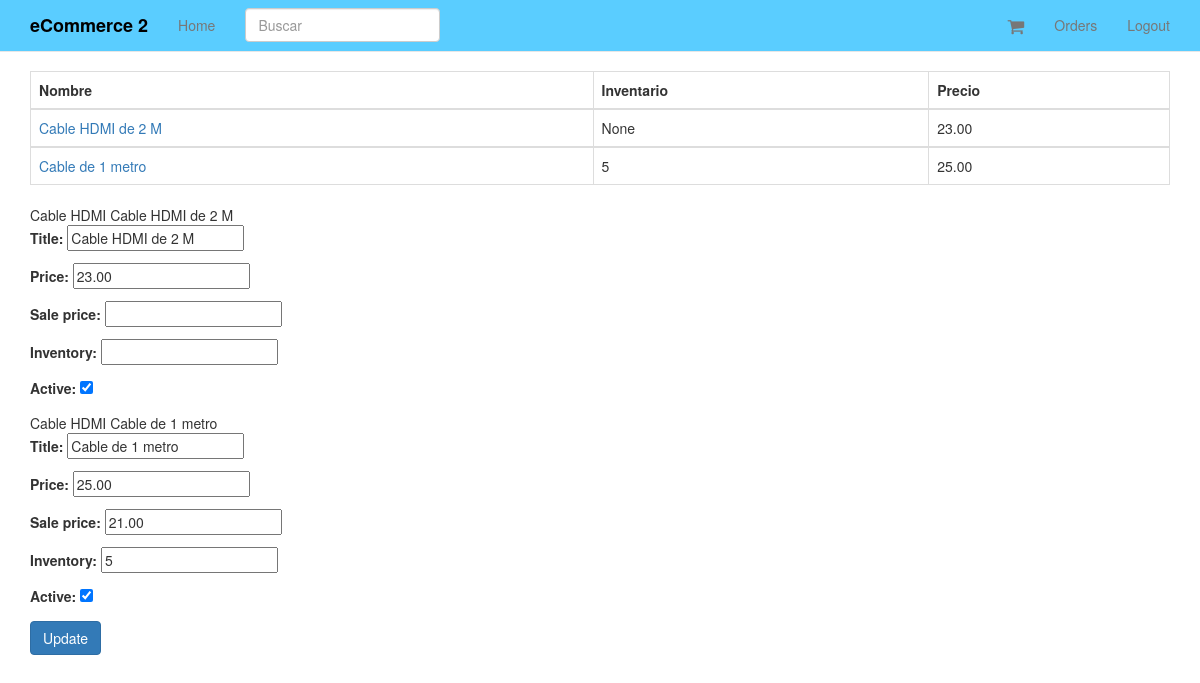
The app's page /products/11/inventory/ (signed in) with its own data.
### products/models.py (models this page shows, shortened)
class Variation(models.Model):
	product = models.ForeignKey(Product)
	title = models.CharField(max_length = 120)
	price = models.DecimalField(decimal_places = 2, max_digits = 20)
	sale_price = models.DecimalField(decimal_places = 2, max_digits = 20, null = True, blank = True)
	active = models.BooleanField(default = True)
	inventory = models.IntegerField(null=True, blank = True)
	def get_absolute_url(self):
		return self.product.get_absolute_url()

class Product(models.Model):
	title = models.CharField(max_length = 120)
	description = models.TextField(blank = True, null= True)
	price = models.DecimalField(decimal_places = 2, max_digits = 20)
	active = models.BooleanField(default = True)
	categories = models.ManyToManyField('Category', blank=True)
	default = models.ForeignKey('Category', related_name = 'default_category', null=True, blank=True)
	objects = ProductManager()
	class Meta:
		ordering = ['-title']
	def get_absolute_url(self):
		return reverse("product_detail", kwargs={"pk":self.pk})

### products/views.py (the view, shortened to what this page needs)
# urls.py: url(r'^(?P<pk>\d+)/inventory/$', VariationListView.as_view(), name='product_inventory'),
class VariationListView(StaffRequiredMixin,ListView):
	model = Variation
	queryset = Variation.objects.all()
	def get_context_data(self, *args, **kwargs):
		context = super(VariationListView, self).get_context_data(*args, **kwargs)
		context['formset'] = VariationInventoryFormSet(queryset=self.get_queryset())
		return context
	def get_queryset(self, *args, **kwargs):
		product_pk = self.kwargs.get("pk")
		if product_pk:
			product = get_object_or_404(Product, pk=product_pk)
			queryset = Variation.objects.filter(product = product)
		return queryset

### products/mixins.py (called while the page is built)
	@method_decorator(login_required)
	def dispatch (self, request, *args, **kwargs):
		if request.user.is_staff:
			return super(StaffRequiredMixin, self).dispatch(request, *args,**kwargs)
		else:
			raise Http404

### products/models.py (called while the page is built)
	def active(self):
		return self.filter(active=True)

	def get_queryset(self):
		return ProductQuerySet(self.model, using=self._db)

	def all(self, *args, **kwargs):
		return self.get_queryset().active()

### products/templates/products/variation_list.html (shortened to what this page needs)
{% extends "base.html" %}
{% block content %}
 <table class="table table-bordered">
   <thead>
   	  <tr>
   	  	<th>Nombre</th>
   	  	<th>Inventario</th>
   	   	<th>Precio</th>
   	  </tr>
   </thead>
 {% for object in object_list %}
    <tbody>
     <tr>
     	<td><a href="{{object.get_absolute_url}}">{{object.title}}</a></td><td>{{object.inventory}}</td>
       		<td>{{object.price}}</td>
     </tr>
   </tbody>
 {% endfor %}
</table>
<form method="POST" action=""> {% csrf_token %}
	{% for form in formset %}
      {{ form.instance.product.title }}
      {{ form.instance.title }}
	  {{form.as_p}}
	{% endfor %}
	<input type="submit" value="Update" class="btn btn-primary"/>
</form>
{% endblock %}

### static_in_pro/our_static/css/navbar-static-top.css (style rules this page uses)
body { min-height: 1000px; }

### records on screen
Variation: title "Cable HDMI de 2 M", inventory "None", price "23.00", instance.product "Cable HDMI", instance "Cable HDMI de 2 M"
Variation: title "Cable de 1 metro", inventory "5", price "25.00", instance.product "Cable HDMI", instance "Cable de 1 metro"
